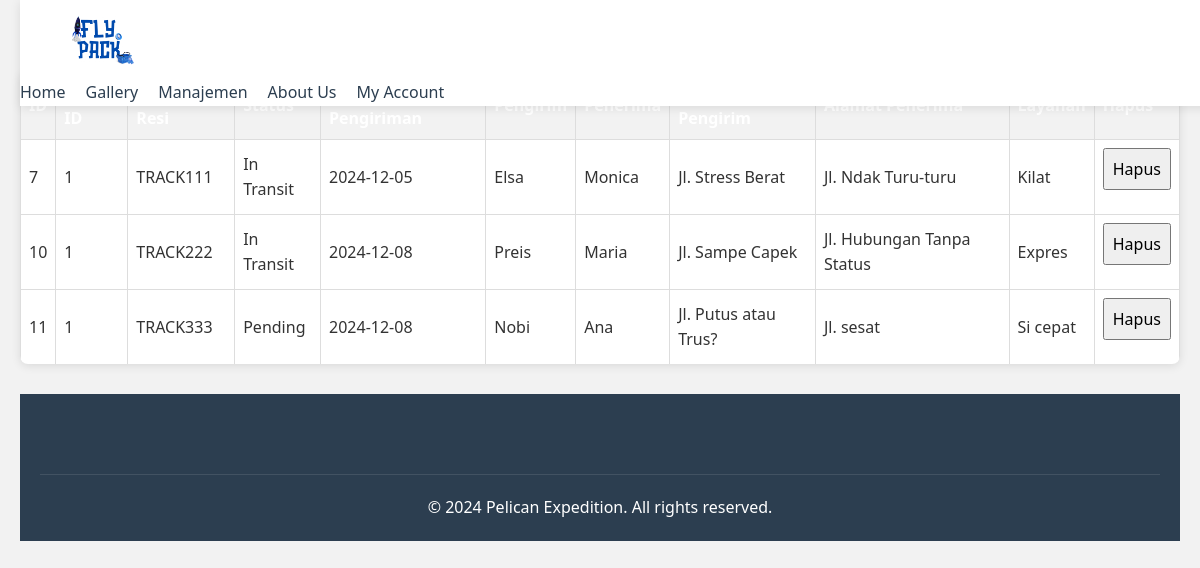
The app's page /php/manajemen_pengiriman.php with its own data.
### tables this page shows
CREATE TABLE `shipments` (
  `id` int(11) NOT NULL,
  `user_id` int(11) NOT NULL,
  `tracking_number` varchar(50) NOT NULL,
  `status` varchar(50) NOT NULL,
  `shipment_date` date NOT NULL,
  `sender` varchar(100) NOT NULL,
  `receiver` varchar(100) NOT NULL,
  `sender_address` varchar(255) NOT NULL,
  `receiver_address` varchar(255) NOT NULL,
  `service` varchar(50) NOT NULL
);

### php/manajemen_pengiriman.php (the view, shortened to what this page needs)
<?php
require 'config.php';
$sql = "SELECT * FROM shipments";
$result = $conn->query($sql);
?>
<!DOCTYPE html>
<html lang="en">
<head>
    <link rel="stylesheet" href="../css/style.css"/>
</head>
<body class="konten">
    <header class="main-menu">
        <div class="container">
            <img src="../img/logo.png" alt="Pelican Expedition Logo" class="logo">
        </div>
        <nav>
            <ul>
                <li><a href="../home_admin.html">Home</a></li>
                <li><a href="../gallery_admin.html">Gallery</a></li>
                <li><a href="manajemen_pengiriman.php">Manajemen</a></li>
                <li><a href="../contact_admin.html">About Us</a></li>
                <li><a href="my_account_admin.php">My Account</a></li>
            </ul>
        </nav>
    </header>
    <div class="main-content">
        <h1>Manajemen Pengiriman</h1>
        <table class="shipment-table">
            <thead>
                <tr>
                    <th>ID</th>
                    <th>User ID</th>
                    <th>Nomor Resi</th>
                    <th>Status</th>
                    <th>Tanggal Pengiriman</th>
                    <th>Pengirim</th>
                    <th>Penerima</th>
                    <th>Alamat Pengirim</th>
                    <th>Alamat Penerima</th>
                    <th>Layanan</th>
                    <th>Hapus</th>
                </tr>
            </thead>
            <tbody>
                <?php
                if ($result->num_rows > 0) {
                    while ($row = $result->fetch_assoc()) {
                        echo "<tr>";
                        echo "<td>" . $row['id'] . "</td>";
                        echo "<td>" . $row['user_id'] . "</td>";
                        echo "<td>" . $row['tracking_number'] . "</td>";
                        echo "<td>" . $row['status'] . "</td>";
                        echo "<td>" . $row['shipment_date'] . "</td>";
                        echo "<td>" . $row['sender'] . "</td>";
                        echo "<td>" . $row['receiver'] . "</td>";
                        echo "<td>" . $row['sender_address'] . "</td>";
                        echo "<td>" . $row['receiver_address'] . "</td>";
                        echo "<td>" . $row['service'] . "</td>";
                        echo "<td>
                            <form method='post' action='manajemen_pengiriman.php'>
                                <input type='hidden' name='id_to_delete' value='" . $row['id'] . "'>
                                <input type='submit' name='hapus' value='Hapus'>
                            </form>
                        </td>";
                        echo "</tr>";
                    }
                } else {
                    echo "<tr><td colspan='11'>Tidak ada data pengiriman.</td></tr>";
                }
                ?>
            </tbody>
        </table>
    </div>
    <footer class="footer">
        <p>&copy; 2024 Pelican Expedition. All rights reserved.</p>
    </footer>
</body>
</html>

### css/style.css (style rules this page uses)
:root { --primary-color: #3498db; --secondary-color: #2c3e50; --background-color: #f4f6f7; --white-color: #ffffff; --text-color: #333; }
* { margin: 0; padding: 0; box-sizing: border-box; font-family: 'Segoe UI', Tahoma, Geneva, Verdana, sans-serif; }
body { line-height: 1.6; color: var(--text-color); background-color: var(--background-color); }
.main-menu { background-color: var(--white-color); box-shadow: 0 2px 10px rgba(0,0,0,0.1); position: fixed; width: 100%; top: 0; z-index: 1000; }
.main-menu .container { display: flex; justify-content: space-between; align-items: center; padding: 15px 50px; }
.logo { height: 50px; }
nav ul { display: flex; list-style: none; gap: 20px; }
nav ul li a { text-decoration: none; color: var(--secondary-color); font-weight: 500; transition: color 0.3s ease; }
body::before { content: ''; position: fixed; top: 0; left: 0; width: 100%; height: 100%; pointer-events: none; background-image: radial-gradient(#ffffff 8%, transparent 8%), radial-gradient(#ffffff 8%, transparent 8%); background-position: 0 0, 50px 50px; background-size: 100px 100px; opacity: 0.03; z-index: -1; }
.footer { background: var(--secondary-color); color: white; padding: 50px 20px 20px; }
.footer p { text-align: center; margin-top: 30px; padding-top: 20px; border-top: 1px solid rgba(255,255,255,0.1); }
.shipment-table { border-collapse: collapse; width: 100%; }
.shipment-table th, .shipment-table td { border: 1px solid #dddddd; padding: 8px; text-align: left; }
.shipment-table th { background-color: #f2f2f2; }
form { flex-direction: column; }
input, select, button { margin-bottom: 1em; padding: 0.5em; font-size: 1em; width: 100%; }
body { font-family: Arial, sans-serif; margin: 0; padding: 0; background-color: #f2f2f2; }
.konten { padding: 20px; }
.shipment-table { width: 100%; background: var(--white-color); border-radius: 8px; overflow: hidden; box-shadow: 0 2px 10px rgba(0,0,0,0.1); margin-bottom: 30px; }
.shipment-table th { background-color: var(--secondary-color); color: var(--white-color); padding: 15px; text-align: left; }
.shipment-table td { padding: 15px; border-bottom: 1px solid #eee; }
.shipment-table tr:last-child td { border-bottom: none; }

### php/manajemen_pengiriman.php (style rules this page uses)
.shipment-table { border-collapse: collapse; width: 100%; }
.shipment-table th, .shipment-table td { border: 1px solid #dddddd; padding: 8px; text-align: left; }
.shipment-table th { background-color: #f2f2f2; }

### records on screen
shipments: id "7", user "1", tracking_number "TRACK111", status "In Transit", shipment_date "2024-12-05", sender "Elsa", receiver "Monica", sender_address "Jl. Stress Berat", receiver_address "Jl. Ndak Turu-turu", service "Kilat"
shipments: id "10", user "1", tracking_number "TRACK222", status "In Transit", shipment_date "2024-12-08", sender "Preis", receiver "Maria", sender_address "Jl. Sampe Capek", receiver_address "Jl. Hubungan Tanpa Status", service "Expres"
shipments: id "11", user "1", tracking_number "TRACK333", status "Pending", shipment_date "2024-12-08", sender "Nobi", receiver "Ana", sender_address "Jl. Putus atau Trus?", receiver_address "Jl. sesat", service "Si cepat"
